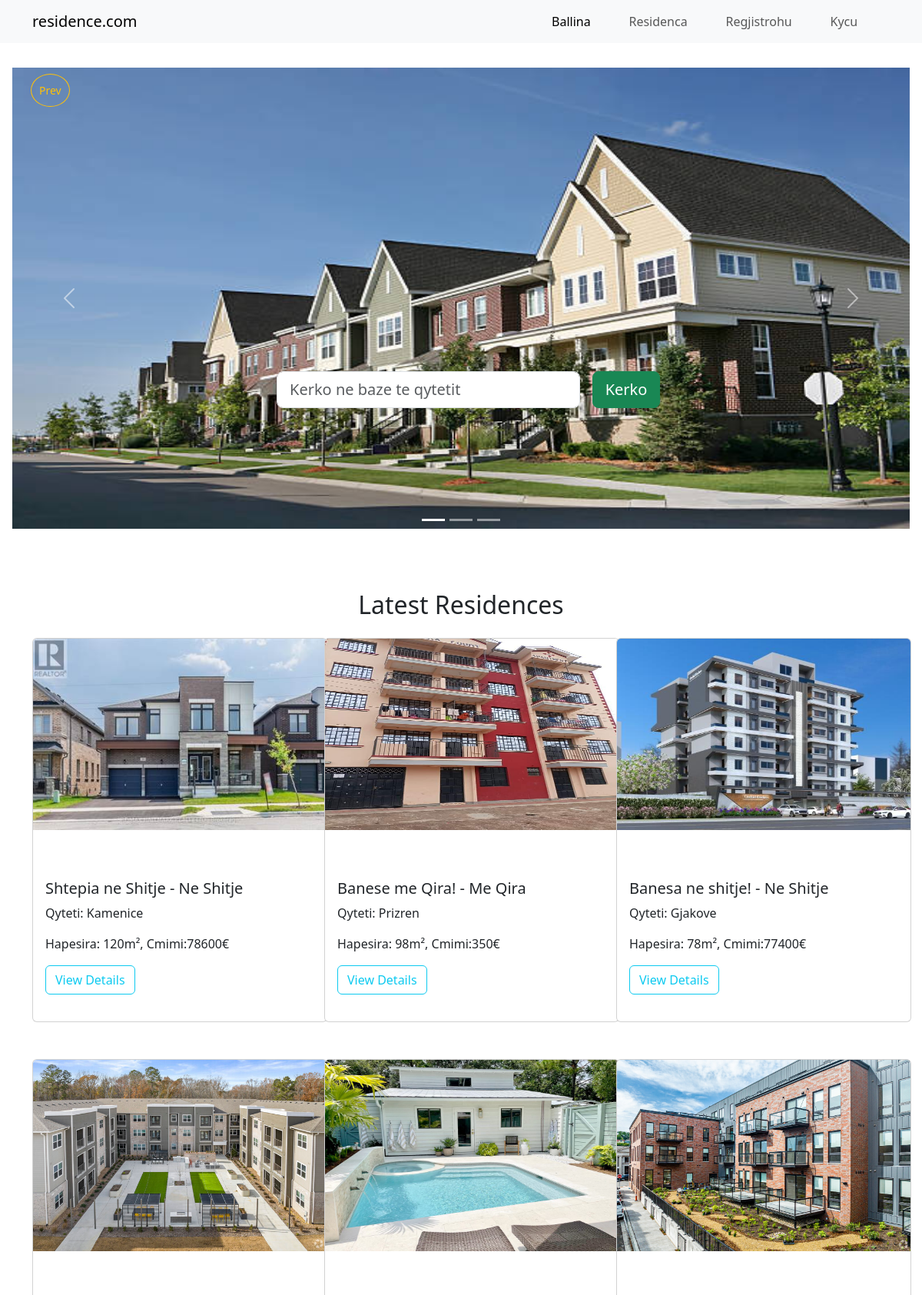
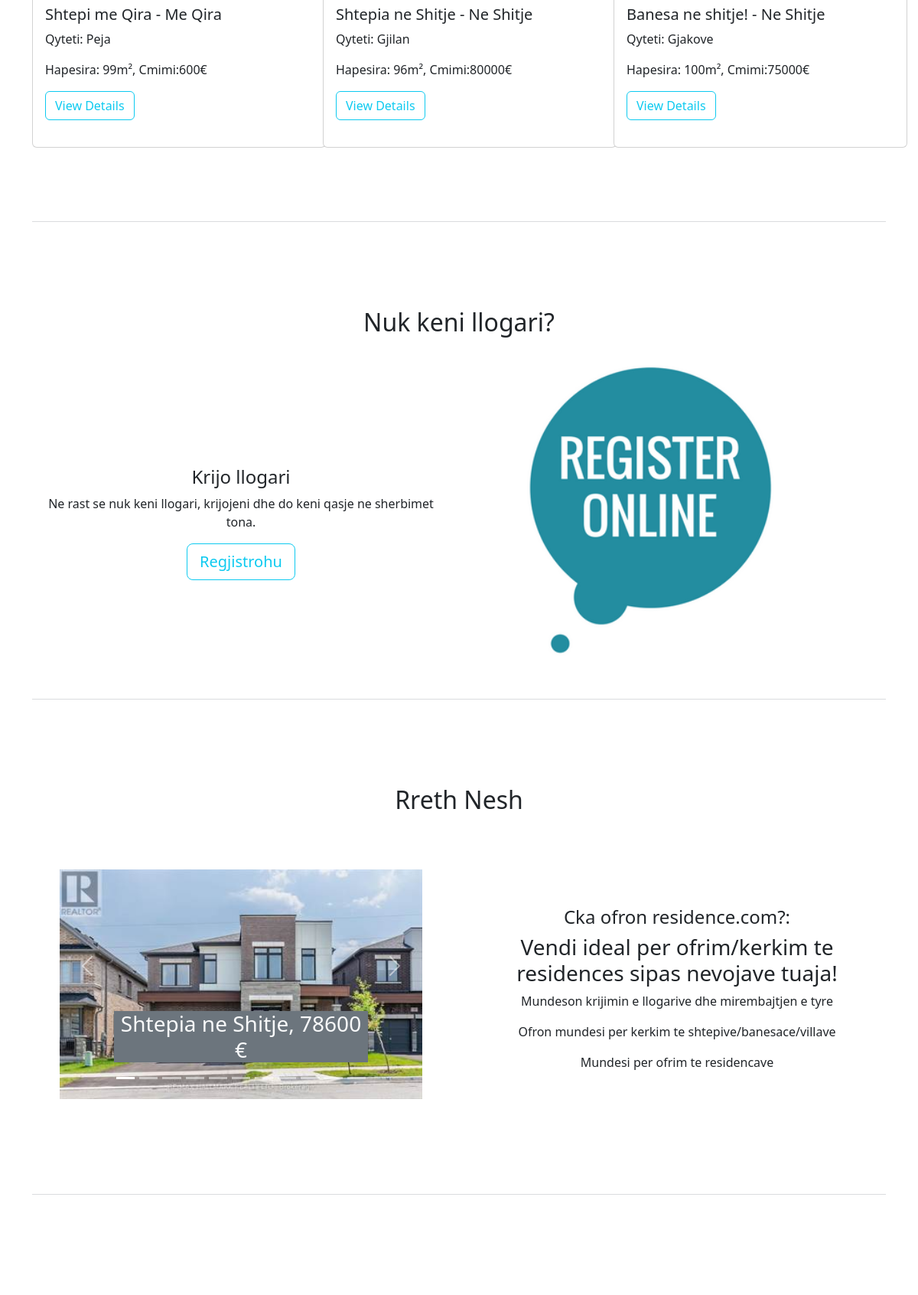
The page / (upper part) on the database its author committed (2 pictures, top to bottom).
### tables this page shows
CREATE TABLE `residence` (
  `id` int(11) NOT NULL,
  `typeid` int(11) NOT NULL,
  `title` varchar(100) NOT NULL,
  `description` varchar(250) NOT NULL,
  `neighborhood` varchar(50) NOT NULL,
  `city` varchar(50) NOT NULL,
  `street` varchar(100) NOT NULL,
  `squaremeters` int(11) NOT NULL,
  `rooms` int(11) NOT NULL,
  `price` float NOT NULL,
  `tel` varchar(100) NOT NULL,
  `image` varchar(250) NOT NULL DEFAULT 'no-image.jpg',
  `userid` int(11) NOT NULL,
  `status` enum('Me Qira','Ne Shitje') NOT NULL,
  `created_at` timestamp NOT NULL DEFAULT current_timestamp(),
  `updated_at` timestamp NOT NULL DEFAULT current_timestamp() ON UPDATE current_timestamp()
);

### includes/crud.php (called while the page is built, shortened)
<?php
class CRUD{
    private $pdo;
    function __construct($pdo) {
        $this -> pdo = $pdo;
    }
    public function select($table, $columns = [], $where = [],  $limit, $sort){
        $where = $this->where($where);
        $kolonat = $this->columns($columns);
        $limit = ($limit > 0) ? ' LIMIT  ' .$limit  :  ' ';
        $sort = ($sort == '') ? ' ORDER BY id DESC  '  : ' ORDER BY ' . $sort . ' ';
        $sql = "SELECT $kolonat FROM $table $where $sort $limit";
        return $this->pdo->query($sql);
    }
    private function where($where = []) {
        $where_statement = '';
        if (count($where) > 0) {
            $where_statement .= ' WHERE ';
            $clauses = [];
            foreach ($where as $column => $value) {
                $clauses[] = "$column = '$value'";
            }
            $where_statement .= implode(' AND ', $clauses);
        }
        return $where_statement;
    }
    private function columns($columns = []){
        if(count($columns) == 0){
            return " * ";
        }
        else{
            return implode(", ", $columns);
        }
    }
}

### index.php (the view, shortened to what this page needs)
<?php include('includes/header.php'); ?>
<section class="slider" style="position:relative;">
    <div id="carouselExampleIndicators" class="carousel slide">
        <div class="carousel-indicators">
            <button type="button" data-bs-target="#carouselExampleIndicators" data-bs-slide-to="0" class="active" aria-current="true" aria-label="Slide 1"></button>
            <button type="button" data-bs-target="#carouselExampleIndicators" data-bs-slide-to="1" aria-label="Slide 2"></button>
            <button type="button" data-bs-target="#carouselExampleIndicators" data-bs-slide-to="2" aria-label="Slide 3"></button>
        </div>
        <div class="carousel-inner p-3 my-3">
            <div class="carousel-item active">
                <img src="./assets/images/slider/slider1.jpg" class="d-block w-100" height="600px" alt="...">
            </div>
        </div>
        <button class="carousel-control-prev" type="button" data-bs-target="#carouselExampleIndicators" data-bs-slide="prev">
            <span class="carousel-control-prev-icon" aria-hidden="true"></span>
        </button>
        <button class="carousel-control-next" type="button" data-bs-target="#carouselExampleIndicators" data-bs-slide="next">
            <span class="carousel-control-next-icon" aria-hidden="true"></span>
        </button>
    </div>
    <form action="<?php $_SERVER['PHP_SELF'] ?>" method="GET">
    <div class="form" style="position:absolute; width:50%; height:10%; top:65%; left:30%;">
        <div class="row g-3">
            <div class="col-sm-8  ">
                <input type="text" name="inputcity" class="form-control form-control-lg " placeholder="Kerko ne baze te qytetit">
            </div>
            <div class="col-sm-4">
                <input type="submit" name="searchbycity" class="btn btn-success btn-lg " value="Kerko">
            </div>
        </div>
    </div>
    </form>
</section>
<section class="residences py-5">
    <div class="container">
        <?php
        $crudObj = new CRUD($pdo);
        if(isset($_GET['searchbycity']) && !empty($_GET['inputcity'])){
            $city = $_GET['inputcity'];
            $residences = $crudObj->search('residence',[],['city'=>$city]);
            $residences = $residences->fetchAll();
        }else{
            $residences = $crudObj->select('residence',[],[],6,'');
            $residences = $residences->fetchAll();
        }
        ?>
        <?php if(empty($city)): ?>
            <h2 class="text-center">Latest Residences</h2>
        <?php else: ?>
            <h2 class="text-center"> (<?= count($residences); ?>) Residences with  input: <?= $city; ?></h2>
        <?php endif; ?>
        <div class="row mt-4">
            <?php foreach($residences as $residence): ?>
            <div class="col-lg-4 col-md-4 col-sm-12 mb-5" style="height:500px;">
                <div class="card d-flex flex-column h-100" style="width: 24rem;" >
                    <img src="./assets/images/residences/<?=$residence['image'];?>" class="card-img-top h-50 mb-5" alt="...">
                    <div class="card-body">
                        <h5 class="card-title"><?php echo $residence['title'] . ' - '. $residence['status']; ?></h5>
                        <p class="card-text">Qyteti: <?php echo  $residence['city']; ?> </p>
                        <p class="card-text">Hapesira: <?php echo  $residence['squaremeters'] .'m&sup2;, Cmimi:' . $residence['price']; ?>&euro;</p>
                        <a href="<?=$base_url?>residencedetails.php?id=<?= $residence['id'] ?>" class="btn btn-outline-info" >View Details</a>
                    </div>
                </div>
            </div>
            <?php endforeach; ?>
        </div>
        <div class="row">
        <div class="col-12">
            <hr class="mx-auto mt-5 border-secondary">
        </div>
        </div>
    </div>
</section>
 <section class="account py-5" >
    <?php if(isset($_SESSION['logged_in']) && $_SESSION['logged_in'] == true):?>
        <div class="container">
            <h2 class="text-center">Tashme jeni te kycur ne llogarine tuaj!</h2>
            <div class="row mt-4">
                <div class="col col-lg-6 col-md-6 col-sm-12 mt-5" >
                    <div class="text-center py-5 my-5">
                        <h4>Ofro Residence!</h4>
                        <p>Ne rast se keni residenca per te ofruar, sherbimet tona jane ne dispozicionin tuaj per t'i ofruar ato!</p>
                        <a href="offerResidence.php" class="btn btn-lg   btn-outline-info">Ofro Residence</a>
                    </div>
                </div>
                <div class="col col-lg-6 col-md-6 col-sm-12 px-5" >
                    <img src="./assets/images/slider/offerresidence.webp" alt="" height="400px">
                </div>
            </div>
            <div class="row">
            <div class="col-12">
                <hr class="mx-auto mt-5 border-secondary">
            </div>
            </div>
        </div>
        <?php else: ?>
        <div class="container">
            <h2 class="text-center">Nuk keni llogari?</h2>
            <div class="row mt-4">
                <div class="col col-lg-6 col-md-6 col-sm-12 mt-5" >
                    <div class="text-center py-5 my-5">
                        <h4>Krijo llogari</h4>
                        <p>Ne rast se nuk keni llogari, krijojeni dhe do keni qasje ne sherbimet tona.</p>
                        <a href="register.php" class="btn btn-lg   btn-outline-info">Regjistrohu</a>
                    </div>
                </div>
                <div class="col col-lg-6 col-md-6 col-sm-12 px-5" >
                    <img src="./assets/images/slider/register.png" alt="" height="400px">
                </div>
            </div>
            <div class="row">
            <div class="col-12">
                <hr class="mx-auto mt-5 border-secondary">
            </div>
            </div>
        </div>
    <?php endif; ?>
 </section>
<section class="about-us py-5">
    <div class="container">
        <h2 class="text-center">Rreth Nesh</h2>
        <div class="row mt-4">
            <div class="col col-lg-6 col-md-6 col-sm-12 px-5">
                <div id="carouselExampleCaptions" class="carousel slide" data-bs-ride="carousel">
                    <div class="carousel-indicators">
                        <?php
                        $allresidences = (new CRUD($pdo))->select('residence',[],[],'','');
                        $allresidences = $allresidences->fetchAll();
                         foreach($allresidences as $index => $residence): ?>
                            <button type="button" data-bs-target="#carouselExampleCaptions" data-bs-slide-to="<?= $index; ?>" class="<?= $index === 0 ? 'active' : ''; ?>" aria-current="true" aria-label="Slide <?= $index + 1; ?>"></button>
                        <?php endforeach; ?>
                    </div>
                    <div class="carousel-inner">
                        <?php foreach($allresidences as $index => $residence): ?>
                            <div class="carousel-item <?= $index === 0 ? 'active' : ''; ?>">
                                <img src="./assets/images/residences/<?= $residence['image']; ?>" class="d-block w-100 mt-5" height="300px" alt="...">
                                <div class="carousel-caption d-none d-md-block">
                                    <h3 class="text-light bg-secondary"><?= $residence['title']; echo ", " . $residence['price'];?> &euro;
                                    </h3>
                                </div>
                            </div>
                        <?php endforeach; ?>
                    </div>
                    <button class="carousel-control-prev" type="button" data-bs-target="#carouselExampleCaptions" data-bs-slide="prev">
                        <span class="carousel-control-prev-icon" aria-hidden="true"></span>
                    </button>
                    <button class="carousel-control-next" type="button" data-bs-target="#carouselExampleCaptions" data-bs-slide="next">
                        <span class="carousel-control-next-icon" aria-hidden="true"></span>
                    </button>
                </div>
            </div>
            <div class="col col-lg-6 col-md-6 col-sm-12">
                <div class="text-center py-5 my-5">
                    <h4>Cka ofron residence.com?:</h4>
                    <h3>Vendi ideal per ofrim/kerkim te residences sipas nevojave tuaja!</h3>
                    <p>Mundeson krijimin e llogarive dhe mirembajtjen e tyre</p>
                    <p>Ofron mundesi per kerkim te shtepive/banesace/villave</p>
                    <p>Mundesi per ofrim te residencave</p>
                </div>
            </div>
        </div>
        <div class="row">
            <div class="col-12">
                <hr class="mx-auto mt-5 border-secondary">
            </div>
        </div>
    </div>
</section>
 <section class="statistics py-5">
</section>
<?php include('includes/footer.php'); ?>

### rows shown on the page
residence: image (picture), title "Shtepia ne Shitje", status "Ne Shitje", city "Kamenice", squaremeters "120", price "78600"
residence: image (picture), title "Banese me Qira!", status "Me Qira", city "Prizren", squaremeters "98", price "350"
residence: image (picture), title "Banesa ne shitje!", status "Ne Shitje", city "Gjakove", squaremeters "78", price "77400"
residence: image (picture), title "Shtepi me Qira", status "Me Qira", city "Peja", squaremeters "99", price "600"
residence: image (picture), title "Shtepia ne Shitje", status "Ne Shitje", city "Gjilan", squaremeters "96", price "80000"
residence: image (picture), title "Banesa ne shitje!", status "Ne Shitje", city "Gjakove", squaremeters "100", price "75000"
